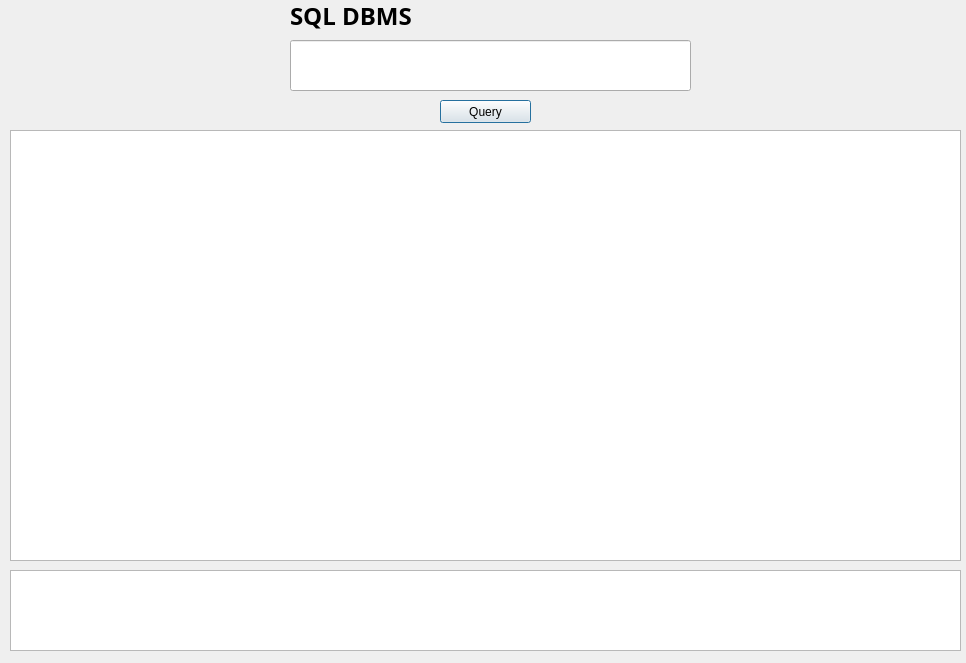
<?xml version="1.0" encoding="UTF-8"?>
<ui version="4.0">
 <class>input</class>
 <widget class="QDialog" name="input">
  <property name="geometry">
   <rect>
    <x>0</x>
    <y>0</y>
    <width>966</width>
    <height>663</height>
   </rect>
  </property>
  <property name="windowTitle">
   <string>SQL - EDITOR</string>
  </property>
  <widget class="QLineEdit" name="lineEdit">
   <property name="geometry">
    <rect>
     <x>290</x>
     <y>40</y>
     <width>401</width>
     <height>51</height>
    </rect>
   </property>
  </widget>
  <widget class="QLabel" name="label">
   <property name="geometry">
    <rect>
     <x>290</x>
     <y>0</y>
     <width>381</width>
     <height>31</height>
    </rect>
   </property>
   <property name="font">
    <font>
     <family>Arial Black</family>
     <pointsize>18</pointsize>
     <weight>75</weight>
     <bold>true</bold>
    </font>
   </property>
   <property name="text">
    <string>SQL DBMS</string>
   </property>
  </widget>
  <widget class="QPushButton" name="pushButton">
   <property name="geometry">
    <rect>
     <x>440</x>
     <y>100</y>
     <width>91</width>
     <height>23</height>
    </rect>
   </property>
   <property name="text">
    <string>Query</string>
   </property>
  </widget>
  <widget class="QTextEdit" name="logg1">
   <property name="enabled">
    <bool>true</bool>
   </property>
   <property name="geometry">
    <rect>
     <x>10</x>
     <y>570</y>
     <width>951</width>
     <height>81</height>
    </rect>
   </property>
  </widget>
  <widget class="QTableWidget" name="tableWidget">
   <property name="geometry">
    <rect>
     <x>10</x>
     <y>130</y>
     <width>951</width>
     <height>431</height>
    </rect>
   </property>
  </widget>
 </widget>
 <resources/>
 <connections/>
</ui>
